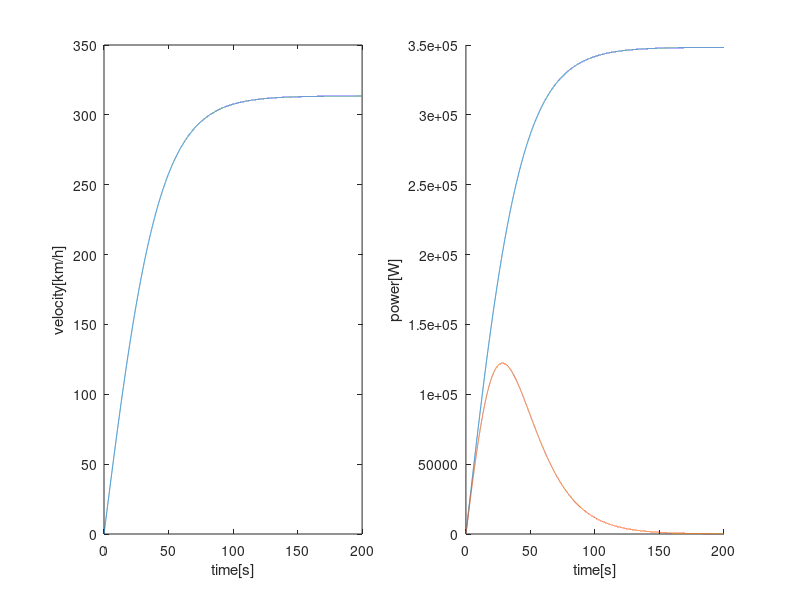

This figure's MATLAB source:
%% 1
%% givin value
m = 1800;

%% solution
force = 4000;
t = 10;

acc = force / m;
vel_avg = acc * t / 2;
power = force * vel_avg;
vel_final = acc * t;
vel_final = vel_final * 3600 / 1000;
fprintf('Acceleration problem 1\n');
fprintf('velocity after 10s = %g [km/h]\n',vel_final);
fprintf('Average power = %g [W]\n', power);

%% 2
%% given value
m = 1800;
roll_coeff = 0.02;
drag_coeff = 0.4;
air_density = 1.202;
area = 2;
force = 4000;
gravity = 9.806;

%% simulation time
ti = 0;
tf = 200;
sampling_time = 0.01;

%% initialization
t = ti:sampling_time:tf;
n = length(t);
vel_i = 0;
vel = zeros(n,1);
power = zeros(n,1);
power_net = zeros(n,1);

%% simulation
roll = roll_coeff * m * gravity;
for i = 2:n
    air_drag = air_density * area * drag_coeff * vel_i^2 /2;
    net_force = force - roll - air_drag;
    acc = net_force / m;
    vel_i = vel_i + acc * sampling_time;

    power(i) = force * vel_i;
    power_net(i) = net_force * vel_i;
    vel(i) = vel_i;
end

vel = vel * 3600/ 1000;

figure(1);
subplot(121);
title('Acceleration Problem 2'); grid on;
plot(t, vel);
xlabel('time[s]'); ylabel('velocity[km/h]');
subplot(122);
hold on;
plot(t, power);
plot(t, power_net);
xlabel('time[s]'); ylabel('power[W]');
hold off;

